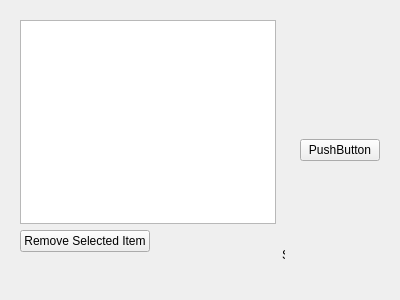
<?xml version="1.0" encoding="UTF-8"?>
<ui version="4.0">
 <class>List_form</class>
 <widget class="QWidget" name="List_form">
  <property name="geometry">
   <rect>
    <x>0</x>
    <y>0</y>
    <width>400</width>
    <height>300</height>
   </rect>
  </property>
  <property name="windowTitle">
   <string>Form</string>
  </property>
  <layout class="QGridLayout" name="gridLayout">
   <item row="1" column="0">
    <widget class="QWidget" name="widget_2" native="true">
     <layout class="QFormLayout" name="formLayout">
      <item row="0" column="0">
       <widget class="QListView" name="listView"/>
      </item>
      <item row="1" column="0">
       <widget class="QPushButton" name="pushButton_2">
        <property name="text">
         <string>Remove Selected Item</string>
        </property>
       </widget>
      </item>
      <item row="1" column="1">
       <widget class="QLabel" name="List_Sum">
        <property name="minimumSize">
         <size>
          <width>50</width>
          <height>50</height>
         </size>
        </property>
        <property name="frameShadow">
         <enum>QFrame::Plain</enum>
        </property>
        <property name="text">
         <string>Summ of list</string>
        </property>
        <property name="textFormat">
         <enum>Qt::PlainText</enum>
        </property>
        <property name="alignment">
         <set>Qt::AlignLeading|Qt::AlignLeft|Qt::AlignVCenter</set>
        </property>
       </widget>
      </item>
     </layout>
    </widget>
   </item>
   <item row="1" column="1">
    <widget class="QWidget" name="widget" native="true">
     <layout class="QGridLayout" name="gridLayout_2">
      <item row="0" column="0">
       <widget class="QPushButton" name="pushButton">
        <property name="text">
         <string>PushButton</string>
        </property>
       </widget>
      </item>
     </layout>
    </widget>
   </item>
  </layout>
 </widget>
 <resources/>
 <connections/>
</ui>
